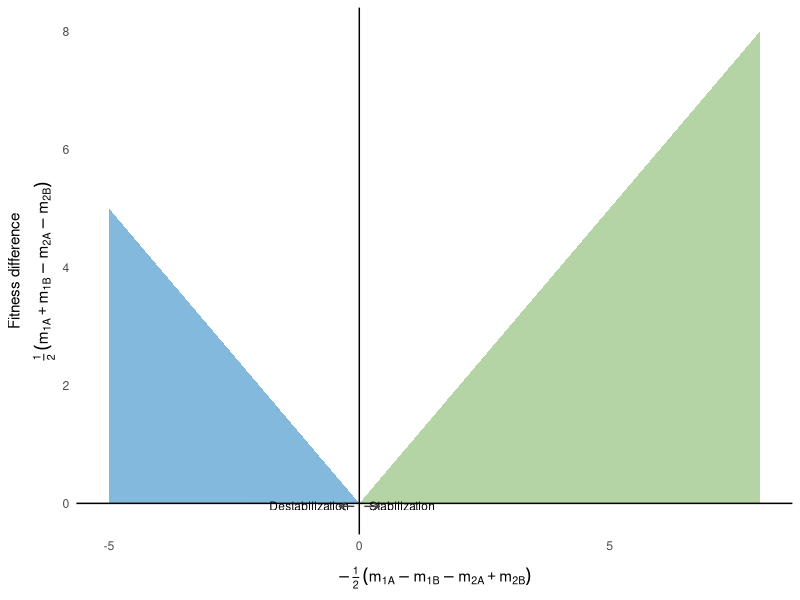

Write the R code that produced this figure.
library(scales)
library(ggplot2)
library(dplyr)
library(ggforce)
library(emmeans)
##### 定义新功能
calculate_effect_sizes_new <- function(data){
  # data: each row is a species pair, with growth data (mean, se, n) 
  #       of each species in conspecific, heterospecific, and control soil
  
  data_with_SDFD <- data %>% 
    mutate( # mean stabilization, which is also -1/2 of Is 
      mean_SD = -1/2*(log(`AinA mean`) - log(`AinB mean`) - 
                        log(`BinA mean`) + log(`BinB mean`) ),
      IS = -2*mean_SD,
      # next, fitness difference (FD) effect size
      mean_FD = 1/2*(log(`AinA mean`) + log(`AinB mean`) - 
                       2*log(`AinR mean`) - log(`BinA mean`) - 
                       log(`BinB mean`) + 2*log(`BinR mean`) ),
      # absolute value of FD
      abs_FD = abs(mean_FD),
      
      # IGR & its SEM
      mean_IGR = mean_SD - abs_FD,
    )
  return(data_with_SDFD)
}

# Set plot theme
theme_plots <- function() {
  theme_minimal()+
    theme(panel.border = element_blank(), 
          panel.grid.major = element_blank(),
          panel.grid.minor = element_blank(), 
          axis.line = element_line(colour = "black"),
          plot.tag = element_text(face = "bold")
    ) 
}


# plotting
# Make a base plot that can be modified for each sub question  
base_coex_plot <- 
  ggplot() +
  geom_ribbon(aes(x = seq(0, 8, length.out = 100),
                  ymin = rep(0, length.out = 100),
                  ymax = seq(0, 8, length.out = 100)),
              fill = alpha("#6AA94E", 0.5)) + #99D594 d9ead3ff
  geom_ribbon(aes(x = seq(0, -5, length.out = 100),
                  ymin = rep(0, length.out = 100),
                  ymax = seq(0, 5, length.out = 100)),
              fill = alpha("#0675BB", 0.5)) +
  #annotate("segment", x = 0, y = 0, xend = 5, yend = 5, linetype = 2) +
  #annotate("segment", x = 0, y = 0, xend = -5, yend = 5, linetype = 2) +
  geom_hline(yintercept = 0) +
  geom_vline(xintercept = 0) +
  xlab(bquote(atop("",
                   -frac(1,2)~(m["1A"]-m["1B"]-m["2A"]+m["2B"]) ))) +
  ylab(bquote(atop("Fitness difference",
                   frac(1,2)~(m["1A"]+m["1B"]-m["2A"]-m["2B"])))) +
  annotate("text", x = 0.2, y = -0.12, hjust = 0, vjust = 0, label = "Stabilization", color = "black", size = 3) +
  annotate("text", x = -0.2, y = -0.12, hjust = 1, vjust = 0, label = "Destabilization",  color = "black", size = 3) +
  annotate("segment", x = 0.1, xend = 0.4, y = -.05, yend = -.05, 
           colour = "grey25", size = 0.5, arrow = arrow(length = unit(0.075, "inches"))) + 
  annotate("segment", x = -0.1, xend = -0.4, y = -.05, yend = -.05, 
           colour = "grey25", size = 0.5, arrow = arrow(length = unit(0.075, "inches"))) +
  theme_plots() + 
  theme(axis.line = element_blank(),
        axis.title.x = element_text(margin = margin(t = 0)))
base_coex_plot

library(ggthemes)
library(ggplot2)
theme <-theme(panel.background = element_blank(),
              panel.border     = element_rect(fill = NA), 
              strip.background = element_blank(),
              axis.text.x = element_text(size = 5.5, angle = 0, hjust = 0.5, colour = 'black'),
              axis.text.y  = element_text(size = 6, colour = 'black'),
              axis.title = element_text(size = 6),# size of y lab
              legend.position   = c(0.9, 0.85),
              legend.title      = element_text(size = 6),
              legend.text       = element_text(size = 6),
              legend.key.height = unit(0.7,'line'),
              legend.background = element_blank(),
              legend.key        = element_rect(colour = NA, fill = NA),
              plot.background = element_blank(), 
              plot.tag    = element_text(size = 7, face  = 'bold'),
              plot.title  = element_text(hjust = 0.5, size = 7),
              plot.margin = margin(t = 0.5, r = 0.1, b = 0, l = 0.1, unit = "cm"))

library(ggplot2)
mytheme = theme(
  legend.position = "none",
  panel.grid=element_blank(), 
  strip.background = element_rect(color="black", fill="white", size=0.5, linetype="solid"),
  strip.text.x = element_text(size = 10, color = "black"), # face = "bold.italic"
  legend.title = element_blank(),
  legend.key = element_blank(),
  legend.text = element_text(size = 10),
  legend.background = element_rect(fill = NA), #axis.ticks.length = unit(0.4,"lines"), 
  axis.ticks = element_line(color='black'),
  axis.line = element_line(colour = "black"), 
  axis.title.x = element_text(colour='black', size=13),
  axis.title.y = element_text(colour='black', size=13),
  axis.text = element_text(colour='black',size=11),
  plot.background = element_blank(), 
  plot.tag = element_text(size = 14, face = "bold")) 

mytheme2 = theme(#legend.background = element_blank(),
  legend.title = element_blank(),
  legend.text = element_text(size = 10),
  legend.key = element_blank(),
  legend.background = element_rect(fill = NA), 
  legend.position = "none",
  panel.grid = element_blank(),
  panel.border = element_blank(),
  axis.text.y = element_text(color = "black", size = 11),
  axis.title.y = element_text(color = "black", size = 13),
  axis.text.x = element_blank(),
  axis.ticks.x = element_blank(),
  axis.title.x = element_blank(),
  axis.line.x = element_line(linewidth = NA))
